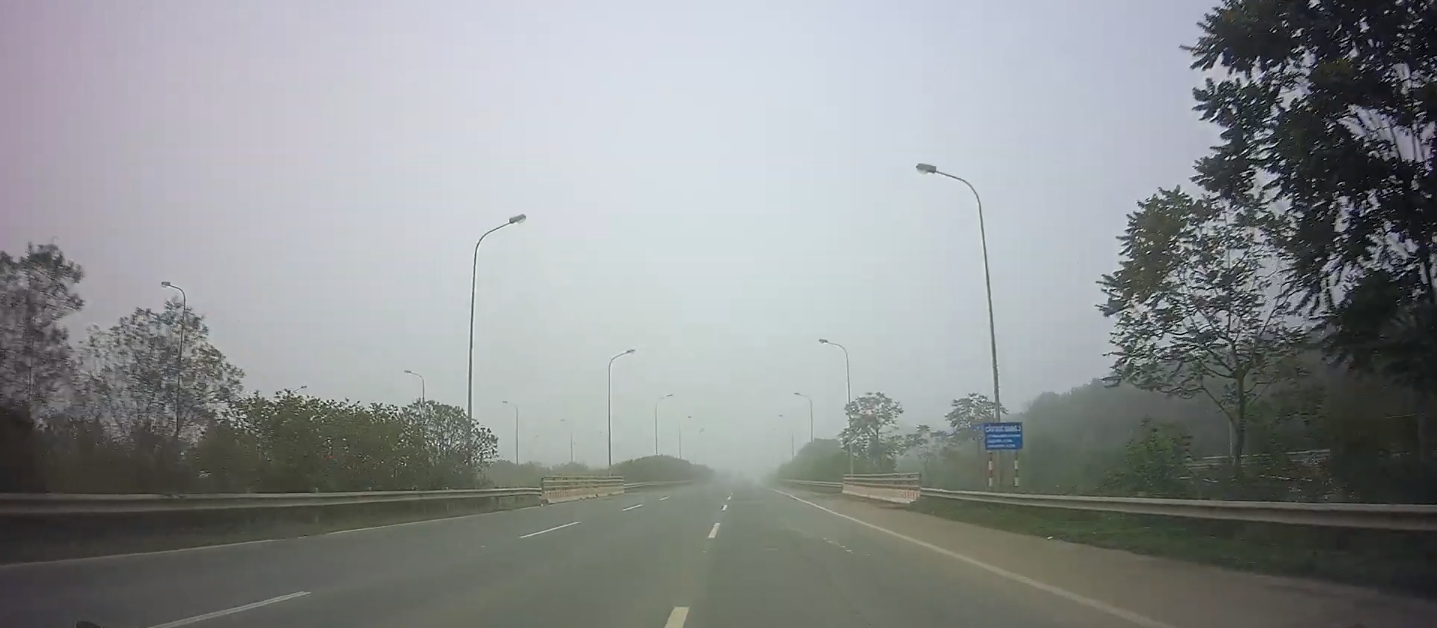
#> input picture fog_new.png, 1437 x 628 px
$ python RegionGrowingBFS.py   (Python 2 division)
#> lines starting #> are read from the running program, lines starting #| are printed output that depends on the picture; after the words box and inside, x2 and y2 are one past the last pixel; in counts of white or black regions, pixels touching at a corner belong together
import cv2
import numpy as np

image = cv2.imread('fog_new.png', 0)
#> image: shape (628, 1437); min 0, max 253, mean 142.8
he, wi = image.shape[:2]
#> he = 628; wi = 1437
Y = wi
#> Y = 1437
X = he
#> X = 628
print("cao: " + str(he))
#| cao: 628
print("rong: " + str(wi))
#| rong: 1437


class coor:
    x = 0
    y = 0


d1 = [-1, -1, -1]
d2 = [-1, 0, 1]


# [20 lines left out: functions BFS, on_mouse, not called in this run]


clicks = []

image = cv2.resize(image, (Y, X))
heigh, width = image.shape[:2]
#> heigh = 628; width = 1437

ret, img = cv2.threshold(image, 188, 255, cv2.THRESH_TRUNC)
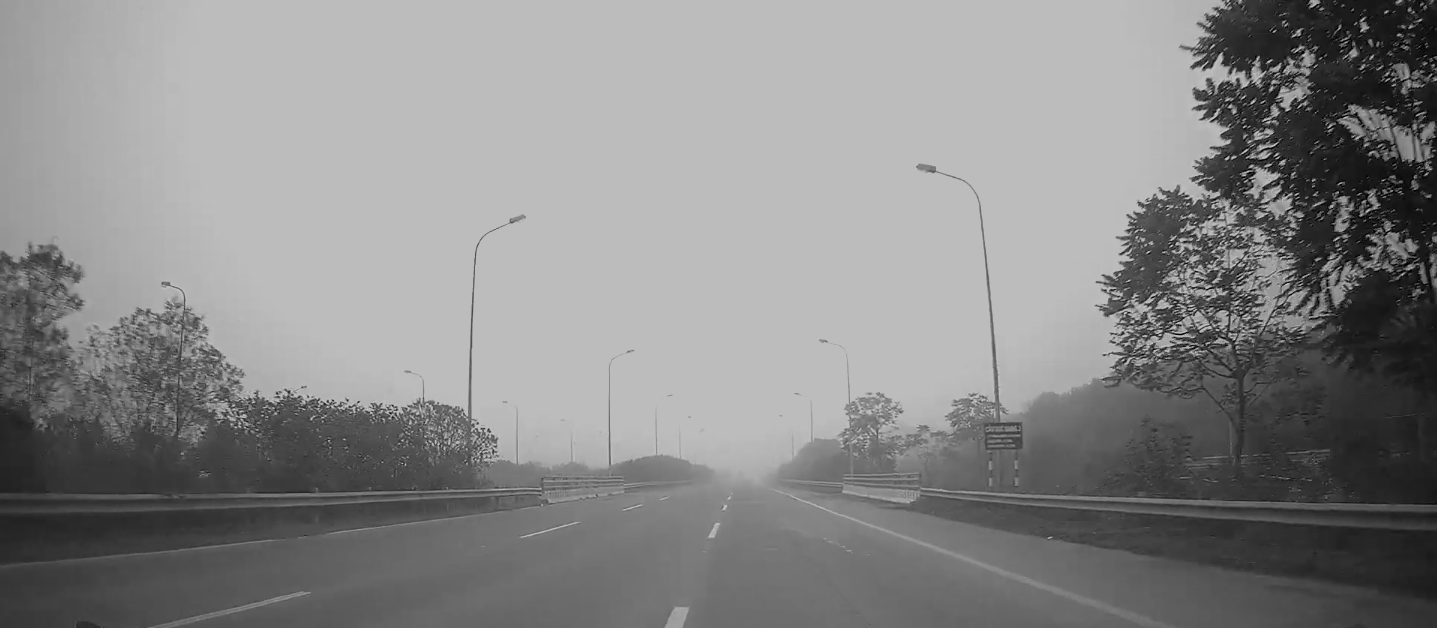
#> img: shape (628, 1437); min 0, max 188, mean 135.9
edges = cv2.Canny(img, 20, 100)
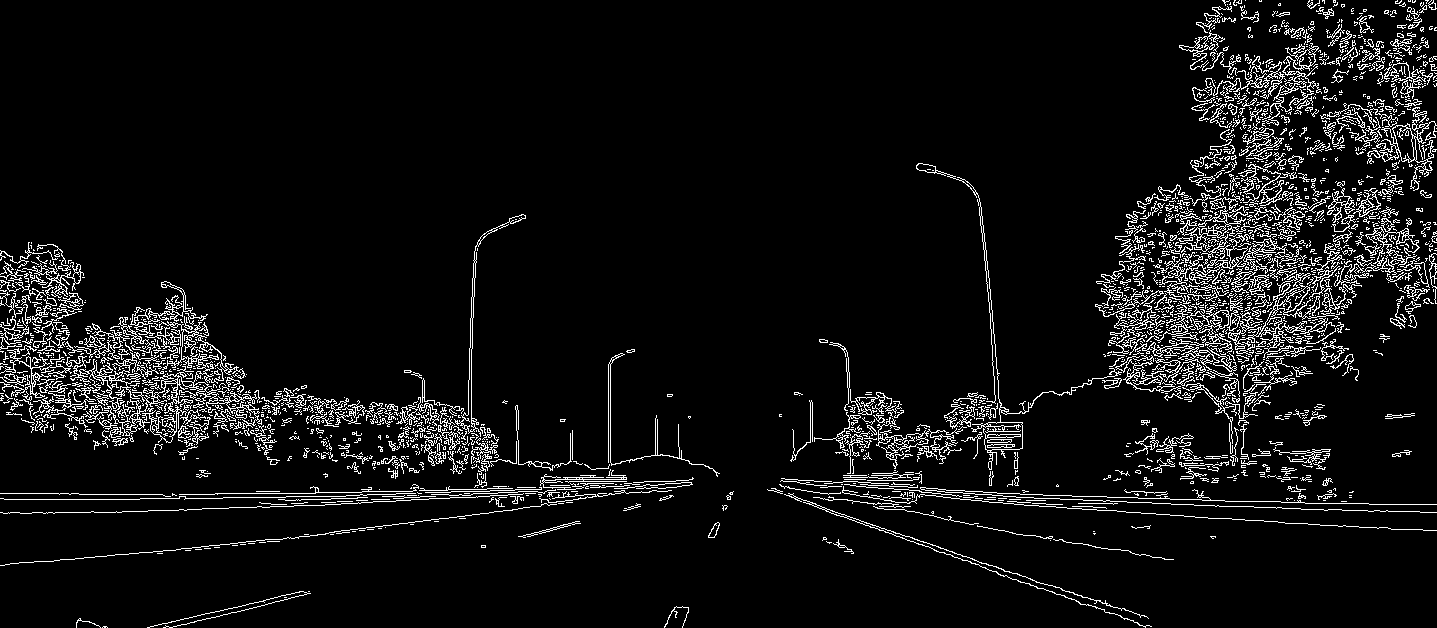
#> edges: shape (628, 1437); 6.5% white in thin lines or dots

cv2.imshow('edges', edges)

indices = np.where(edges == 255)
#> indices = 58843 positions, rows 0 to 627, columns 0 to 1436
coordinates = zip(indices[0], indices[1])
#> coordinates = 58843 items
print coordinates
#> (printed output is left out)
# To den cac vung canh
for i in range(0, len(coordinates)):
    # print coordinates[i]
    y = coordinates[i][0]
    x = coordinates[i][1]
    # cho nhung diem canh thanh mau den
    # nhung diem tren diem canh cung chuyen thanh mau den de tao thanh duong lien
    img[coordinates[i]] = 0
    img[min(y + 1, heigh - 1), x] = 0
#> this loop made 58843 passes
#> (y, x) on passes 1 to 3: (0, 1222), (0, 1223), (0, 1224)
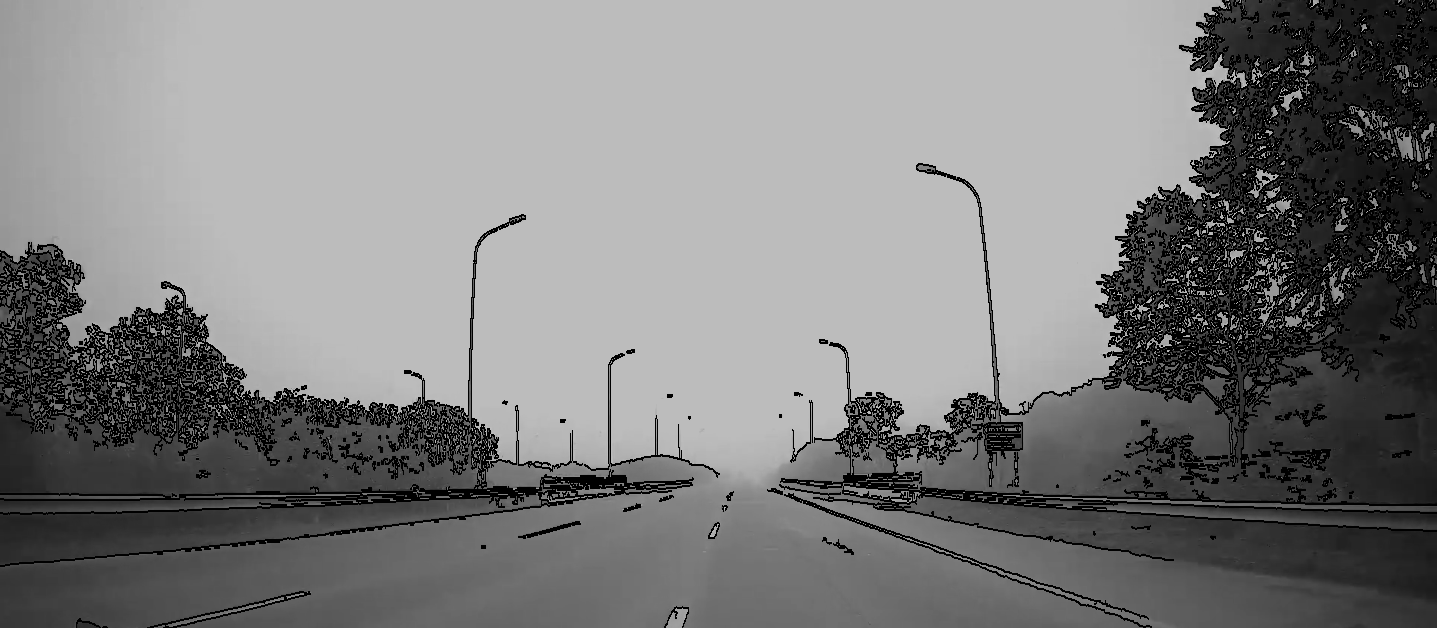
#> img: shape (628, 1437); 11.09% of pixels changed, all inside (x1, y1, x2, y2) = (0, 0, 1437, 628)
#     # img[min(y+1, Y/2-1), x] = 0


cv2.namedWindow('Input')
cv2.setMouseCallback('Input', on_mouse, 0, )
cv2.imshow('Input', img)

cv2.waitKey(5000)
#> (the run stopped early here; a loop or call above may not have finished)
